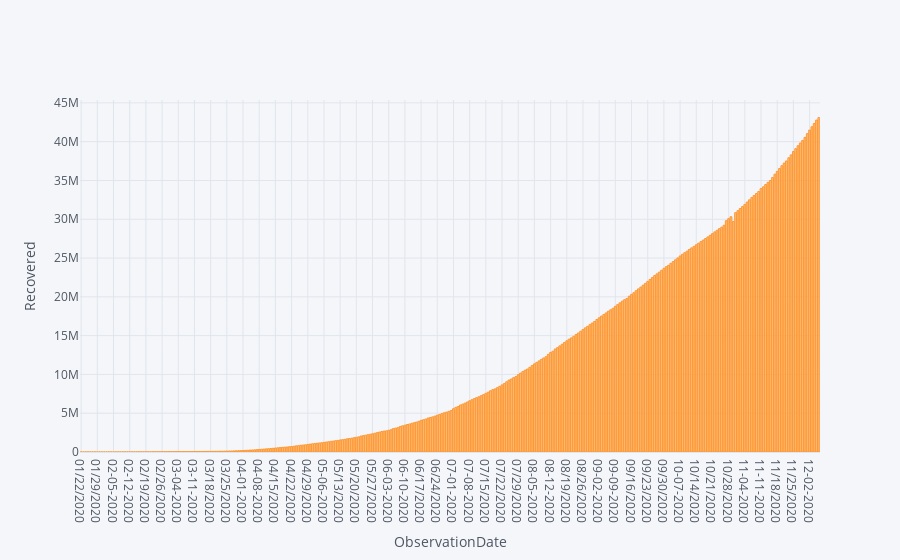

Notebook code for this chart:
### Code cell
#Plotly
recovered.iplot(kind='bar',x='ObservationDate',y='Recovered',xTitle='ObservationDate',yTitle="Recovered")

### Figure 1 — Plotly figure (JSON) as saved in the notebook; plotly's stock layout.template omitted (floating-point values rounded to 4 significant figures; data arrays with more than 128 entries replaced by an {"elided": "..."} marker saying what was removed)
{"data": [{"marker": {"color": "rgba(255, 153, 51, 0.6)", "line": {"color": "rgba(255, 153, 51, 1.0)", "width": 1}}, "name": "Recovered", "orientation": "v", "text": "", "type": "bar", "x": {"elided": "320 str values"}, "y": {"elided": "320 int values"}}], "layout": {"legend": {"bgcolor": "#F5F6F9", "font": {"color": "#4D5663"}}, "paper_bgcolor": "#F5F6F9", "plot_bgcolor": "#F5F6F9", "title": {"font": {"color": "#4D5663"}}, "xaxis": {"gridcolor": "#E1E5ED", "showgrid": true, "tickfont": {"color": "#4D5663"}, "title": {"font": {"color": "#4D5663"}, "text": "ObservationDate"}, "zerolinecolor": "#E1E5ED"}, "yaxis": {"gridcolor": "#E1E5ED", "showgrid": true, "tickfont": {"color": "#4D5663"}, "title": {"font": {"color": "#4D5663"}, "text": "Recovered"}, "zerolinecolor": "#E1E5ED"}}}
